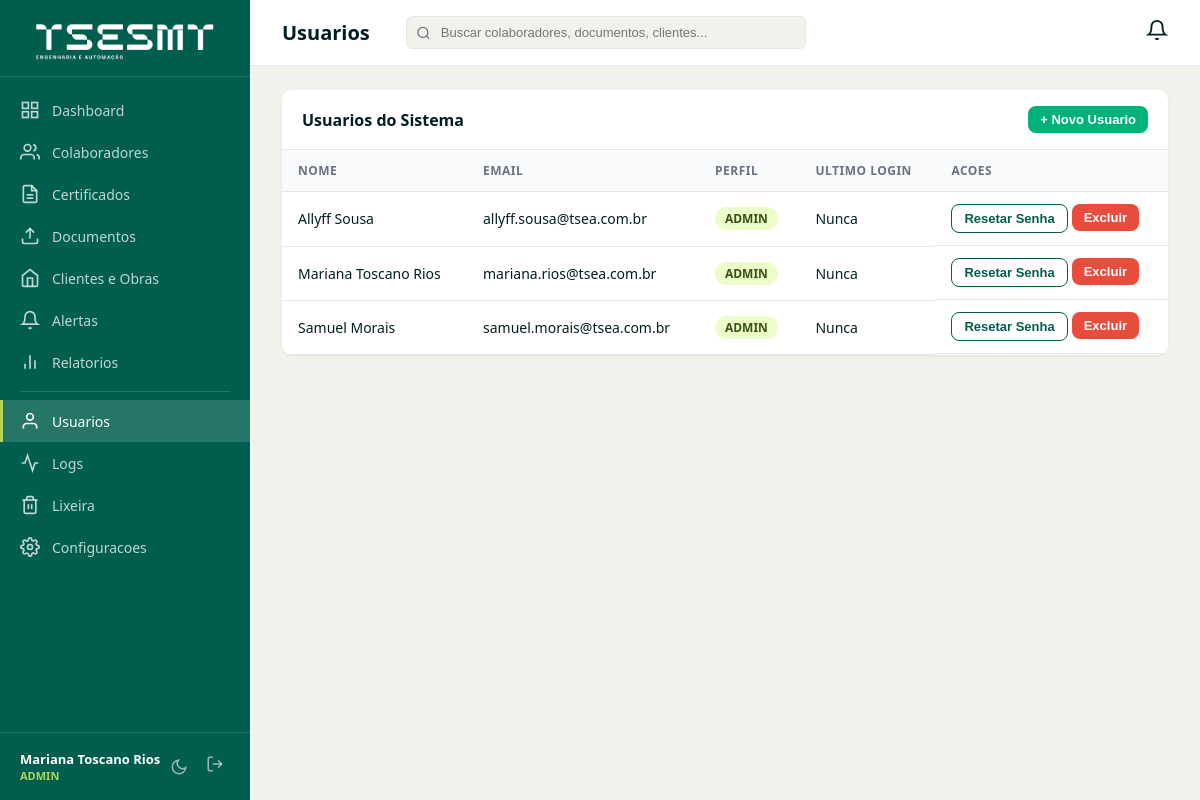
/usuarios (signed in), run on the app's committed database.
### tables this page shows
CREATE TABLE IF NOT EXISTS usuarios (
    id INT AUTO_INCREMENT PRIMARY KEY,
    nome VARCHAR(150) NOT NULL,
    email VARCHAR(150) NOT NULL UNIQUE,
    senha_hash VARCHAR(255) NOT NULL,
    perfil ENUM('admin','sesmt','rh') NOT NULL DEFAULT 'rh',
    ativo TINYINT(1) NOT NULL DEFAULT 1,
    tentativas_login INT NOT NULL DEFAULT 0,
    bloqueado_ate DATETIME NULL,
    ultimo_login DATETIME NULL,
     
    totp_secret VARCHAR(255) NULL,
    totp_ativo TINYINT(1) NOT NULL DEFAULT 0,
     
    senha_alterada_em DATETIME NULL,
    senha_historico JSON NULL,
     
    tema VARCHAR(10) NOT NULL DEFAULT 'light',
    criado_em DATETIME NOT NULL DEFAULT CURRENT_TIMESTAMP,
    atualizado_em DATETIME NOT NULL DEFAULT CURRENT_TIMESTAMP ON UPDATE CURRENT_TIMESTAMP,
    INDEX idx_email (email),
    INDEX idx_perfil (perfil)
);

### app/Views/config/usuarios.php (the view, shortened to what the rows shown need)
<div style="display:flex; gap:24px;">
    <div class="table-container" style="flex:2;">
        <div class="table-header">
            <span class="table-title">Usuarios do Sistema</span>
            <button class="btn btn-primary btn-sm" data-modal="modal-novo-usuario">+ Novo Usuario</button>
        </div>
        <table>
            <thead><tr><th>Nome</th><th>Email</th><th>Perfil</th><th>Ultimo Login</th><th>Acoes</th></tr></thead>
            <tbody>
            <?php foreach ($usuarios as $u): ?>
            <tr>
                <td><?= htmlspecialchars($u['nome']) ?></td>
                <td><?= htmlspecialchars($u['email']) ?></td>
                <td><span class="badge badge-ativo"><?= strtoupper($u['perfil']) ?></span></td>
                <td><?= $u['ultimo_login'] ? date('d/m/Y H:i', strtotime($u['ultimo_login'])) : 'Nunca' ?></td>
                <td style="display:flex;gap:4px;">
                    <button class="btn btn-outline btn-sm" data-modal="modal-reset-<?= $u['id'] ?>">Resetar Senha</button>
                    <form method="POST" action="/usuarios/<?= $u['id'] ?>/excluir" style="display:inline;">
                        <button type="submit" class="btn btn-danger btn-sm" data-confirm="Excluir usuario <?= htmlspecialchars($u['nome']) ?>?">Excluir</button>
                    </form>
                </td>
            </tr>
            <?php endforeach; ?>
            </tbody>
        </table>
    </div>
</div>

### app/Core/Router.php (shortened to what the rows shown need)
<?php
class Router
{
    private array $routes = [];
    private function addRoute(string $method, string $path, array $handler, array $middleware): void
    {
        $pattern = preg_replace('/\{(\w+)\}/', '(?P<$1>[^/]+)', $path);
        $pattern = '#^' . $pattern . '$#';
        $this->routes[] = [
            'method'     => $method,
            'pattern'    => $pattern,
            'handler'    => $handler,
            'middleware'  => $middleware,
        ];
    }
    public function dispatch(): void
    {
        $method = $_SERVER['REQUEST_METHOD'];
        $uri = parse_url($_SERVER['REQUEST_URI'], PHP_URL_PATH);
        $uri = rtrim($uri, '/') ?: '/';
        foreach ($this->routes as $route) {
            if ($route['method'] !== $method) {
                continue;
            }
            if (preg_match($route['pattern'], $uri, $matches)) {
                $params = array_filter($matches, 'is_string', ARRAY_FILTER_USE_KEY);
                [$controllerName, $action] = $route['handler'];
                $controller = new $controllerClass();
                call_user_func_array([$controller, $action], array_values($params));
                return;
            }
        }
    }
}

### app/Views/layouts/app.php (shortened to what the rows shown need)
<!DOCTYPE html>
<html lang="pt-BR" data-theme="<?= htmlspecialchars(\App\Core\Session::get('user_tema', 'light')) ?>">
<head>
    <link rel="stylesheet" href="/assets/css/style.css">
</head>
<body>
    <aside class="sidebar" id="sidebar">
        <a href="/dashboard" class="sidebar-header" style="text-decoration:none; color:inherit; justify-content:center;">
            <img src="/assets/img/logo-tse.png" alt="TSE Engenharia e Automacao" class="sidebar-logo" style="height:auto; width:85%; max-width:200px;">
        </a>
        <nav class="sidebar-nav">
            <?php if ($user['perfil'] !== 'rh'): ?>
            <a href="/dashboard" class="nav-item <?= ($pageTitle ?? '') === 'Dashboard' ? 'active' : '' ?>">
                <svg width="20" height="20" viewBox="0 0 24 24" fill="none" stroke="currentColor" stroke-width="2"><rect x="3" y="3" width="7" height="7"/><rect x="14" y="3" width="7" height="7"/><rect x="3" y="14" width="7" height="7"/><rect x="14" y="14" width="7" height="7"/></svg>
                <span>Dashboard</span>
            </a>
            <?php endif; ?>
            <a href="/colaboradores" class="nav-item <?= ($pageTitle ?? '') === 'Colaboradores' ? 'active' : '' ?>">
                <svg width="20" height="20" viewBox="0 0 24 24" fill="none" stroke="currentColor" stroke-width="2"><path d="M17 21v-2a4 4 0 00-4-4H5a4 4 0 00-4 4v2"/><circle cx="9" cy="7" r="4"/><path d="M23 21v-2a4 4 0 00-3-3.87"/><path d="M16 3.13a4 4 0 010 7.75"/></svg>
                <span>Colaboradores</span>
            </a>
            <?php if ($user['perfil'] !== 'rh'): ?>
            <a href="/certificados" class="nav-item <?= ($pageTitle ?? '') === 'Certificados' ? 'active' : '' ?>">
                <svg width="20" height="20" viewBox="0 0 24 24" fill="none" stroke="currentColor" stroke-width="2"><path d="M14 2H6a2 2 0 00-2 2v16a2 2 0 002 2h12a2 2 0 002-2V8z"/><polyline points="14 2 14 8 20 8"/><line x1="16" y1="13" x2="8" y2="13"/><line x1="16" y1="17" x2="8" y2="17"/></svg>
                <span>Certificados</span>
            </a>
            <a href="/documentos" class="nav-item <?= ($pageTitle ?? '') === 'Documentos' ? 'active' : '' ?>">
                <svg width="20" height="20" viewBox="0 0 24 24" fill="none" stroke="currentColor" stroke-width="2"><path d="M21 15v4a2 2 0 01-2 2H5a2 2 0 01-2-2v-4"/><polyline points="17 8 12 3 7 8"/><line x1="12" y1="3" x2="12" y2="15"/></svg>
                <span>Documentos</span>
            </a>
            <a href="/clientes" class="nav-item <?= ($pageTitle ?? '') === 'Clientes' ? 'active' : '' ?>">
                <svg width="20" height="20" viewBox="0 0 24 24" fill="none" stroke="currentColor" stroke-width="2"><path d="M3 9l9-7 9 7v11a2 2 0 01-2 2H5a2 2 0 01-2-2z"/><polyline points="9 22 9 12 15 12 15 22"/></svg>
                <span>Clientes e Obras</span>
            </a>
            <a href="/alertas" class="nav-item <?= ($pageTitle ?? '') === 'Alertas' ? 'active' : '' ?>">
                <svg width="20" height="20" viewBox="0 0 24 24" fill="none" stroke="currentColor" stroke-width="2"><path d="M18 8A6 6 0 006 8c0 7-3 9-3 9h18s-3-2-3-9"/><path d="M13.73 21a2 2 0 01-3.46 0"/></svg>
                <span>Alertas</span>
            </a>
            <a href="/relatorios" class="nav-item <?= ($pageTitle ?? '') === 'Relatorios' ? 'active' : '' ?>">
                <svg width="20" height="20" viewBox="0 0 24 24" fill="none" stroke="currentColor" stroke-width="2"><line x1="18" y1="20" x2="18" y2="10"/><line x1="12" y1="20" x2="12" y2="4"/><line x1="6" y1="20" x2="6" y2="14"/></svg>
                <span>Relatorios</span>
            </a>
            <div class="nav-divider"></div>
            <a href="/usuarios" class="nav-item <?= ($pageTitle ?? '') === 'Usuarios' ? 'active' : '' ?>">
                <svg width="20" height="20" viewBox="0 0 24 24" fill="none" stroke="currentColor" stroke-width="2"><path d="M20 21v-2a4 4 0 00-4-4H8a4 4 0 00-4 4v2"/><circle cx="12" cy="7" r="4"/></svg>
                <span>Usuarios</span>
            </a>
            <a href="/logs" class="nav-item <?= ($pageTitle ?? '') === 'Logs' ? 'active' : '' ?>">
                <svg width="20" height="20" viewBox="0 0 24 24" fill="none" stroke="currentColor" stroke-width="2"><polyline points="22 12 18 12 15 21 9 3 6 12 2 12"/></svg>
                <span>Logs</span>
            </a>
            <?php if ($user['perfil'] === 'admin'): ?>
            <a href="/lixeira" class="nav-item <?= ($pageTitle ?? '') === 'Lixeira' ? 'active' : '' ?>">
                <svg width="20" height="20" viewBox="0 0 24 24" fill="none" stroke="currentColor" stroke-width="2"><polyline points="3 6 5 6 21 6"/><path d="M19 6v14a2 2 0 01-2 2H7a2 2 0 01-2-2V6m3 0V4a2 2 0 012-2h4a2 2 0 012 2v2"/><line x1="10" y1="11" x2="10" y2="17"/><line x1="14" y1="11" x2="14" y2="17"/></svg>
                <span>Lixeira</span>
            </a>
            <a href="/configuracoes" class="nav-item <?= ($pageTitle ?? '') === 'Configuracoes' ? 'active' : '' ?>">
                <span>Configuracoes</span>
            </a>
            <?php endif; ?>
            <?php endif; ?>
        </nav>
        <div class="sidebar-footer">
            <div class="user-info">
                <span class="user-name"><?= htmlspecialchars($user['nome'] ?? '') ?></span>
                <span class="user-role"><?= htmlspecialchars(strtoupper($user['perfil'] ?? '')) ?></span>
            </div>
            <div style="display:flex; align-items:center; gap:6px;">
                <button type="button" class="btn-logout" id="themeToggle" title="Alternar tema claro/escuro" style="background:none; border:none; cursor:pointer;">
                    <svg id="themeIconMoon" width="18" height="18" viewBox="0 0 24 24" fill="none" stroke="currentColor" stroke-width="2" style="display:<?= \App\Core\Session::get('user_tema', 'light') === 'dark' ? 'none' : 'block' ?>;"><path d="M21 12.79A9 9 0 1111.21 3 7 7 0 0021 12.79z"/></svg>
                </button>
                <a href="/logout" class="btn-logout" title="Sair">
                    <svg width="18" height="18" viewBox="0 0 24 24" fill="none" stroke="currentColor" stroke-width="2"><path d="M9 21H5a2 2 0 01-2-2V5a2 2 0 012-2h4"/><polyline points="16 17 21 12 16 7"/><line x1="21" y1="12" x2="9" y2="12"/></svg>
                </a>
            </div>
        </div>
    </aside>
    <main class="main-content">
        <header class="top-bar">
            <h1 class="page-title"><?= htmlspecialchars($pageTitle ?? '') ?></h1>
            <div class="global-search" style="position:relative; flex:1; max-width:400px; margin:0 20px;">
                <input type="text" id="globalSearch" placeholder="Buscar colaboradores, documentos, clientes..."
                       style="width:100%; padding:8px 12px 8px 34px; border:1px solid var(--c-border); border-radius:6px; font-size:13px; background:var(--c-bg); color:var(--c-text);" autocomplete="off">
            </div>
            <div class="notif-bell" id="notifBell" style="position:relative; cursor:pointer; margin-left:auto;">
                <svg width="22" height="22" viewBox="0 0 24 24" fill="none" stroke="currentColor" stroke-width="2"><path d="M18 8A6 6 0 006 8c0 7-3 9-3 9h18s-3-2-3-9"/><path d="M13.73 21a2 2 0 01-3.46 0"/></svg>
            </div>
        </header>
        <div class="content-area">
            <?= $content ?>
        </div>
    </main>
</body>
</html>

### data on the page
usuarios: nome "Mariana Toscano Rios", perfil "ADMIN", email "mariana.rios@tsea.com.br", shows "Nunca"
usuarios: nome "Allyff Sousa", email "allyff.sousa@tsea.com.br", perfil "ADMIN", shows "Nunca"
usuarios: nome "Samuel Morais", email "samuel.morais@tsea.com.br", perfil "ADMIN", shows "Nunca"
